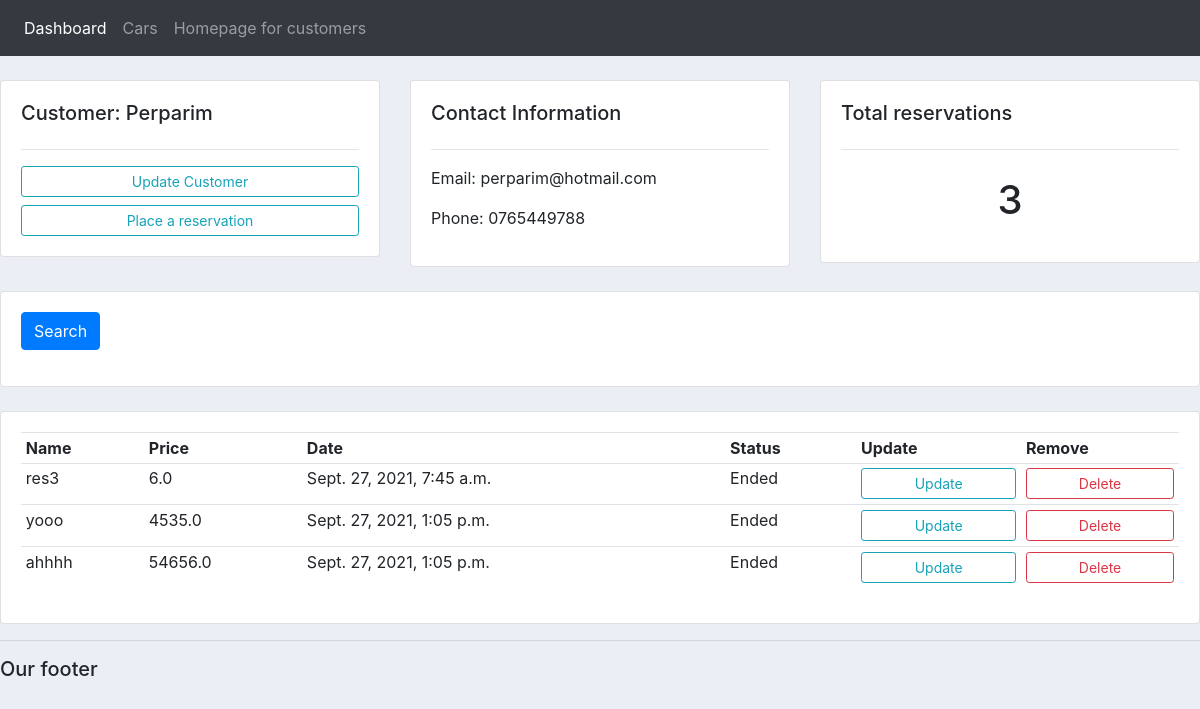
The page /customers/3/ on the database its author committed.
### dashboard/models.py (models this page shows, shortened)
class Customer(models.Model):
    name = models.CharField(max_length=200, null=True)
    phone = models.CharField(max_length=200, null=True)
    email = models.CharField(max_length=200, null=True)
    date_created = models.DateTimeField(auto_now_add=True, null=True)

class Reservation(models.Model):
    STATUS = (
        ('Pending', 'Pending'),
        ('In progress', 'In progress'),
        ('Ended', 'Ended'),
    )
    name = models.CharField(max_length=200, null=True)
    price = models.FloatField(null=True)
    description = models.CharField(max_length=200, null=True)
    date_created = models.DateTimeField(auto_now_add=True, null=True)
    status = models.CharField(max_length=200, null=True, choices=STATUS)
    customer = models.ForeignKey(Customer, null=True, on_delete=models.SET_NULL)
    car = models.ForeignKey(Car, null=True, on_delete=models.SET_NULL)

### dashboard/views.py (the view)
# urls.py: path('customers/<str:pk>/', views.customers, name='customers'),
def customers(request, pk):
    customer = Customer.objects.get(id=pk)
    reservation = customer.reservation_set.all()
    reservation_count = reservation.count()
    context = {'customer': customer, 'reservation': reservation, 'reservation_count': reservation_count}
    return render(request, 'dashboard/customers.html', context)

### dashboard/templates/dashboard/customers.html
{% extends 'dashboard/main.html' %}
{% block content %}
	<br>
<div class="row">
	<div class="col-md">
		<div class="card card-body">
			<h5>Customer: {{customer.name}}</h5>
			<hr>
			<a class="btn btn-outline-info  btn-sm btn-block" href="">Update Customer</a>
			<a class="btn btn-outline-info  btn-sm btn-block" href="{url 'createReservation' customer.id}">Place a reservation</a>
		</div>
	</div>
	<div class="col-md">
		<div class="card card-body">
			<h5>Contact Information</h5>
			<hr>
			<p>Email: {{customer.email}}</p>
			<p>Phone: {{customer.phone}}</p>
		</div>
	</div>
	<div class="col-md">
		<div class="card card-body">
			<h5>Total reservations</h5>
			<hr>
			<h1 style="text-align: center;padding: 10px">{{reservation_count}}</h1>
		</div>
	</div>
</div>
<br>
<div class="row">
	<div class="col">
		<div class="card card-body">
			<form method="get">
		    <button class="btn btn-primary" type="submit">Search</button>
		  </form>
		</div>
	</div>
</div>
<br>
<div class="row">
	<div class="col-md">
		<div class="card card-body">
			<table class="table table-sm">
				<tr>
					<th>Name</th>
					<th>Price</th>
					<th>Date</th>
					<th>Status</th>
					<th>Update</th>
					<th>Remove</th>
				</tr>
				{% for i in reservation %}
				<tr>
					<td>{{i.name}}</td>
					<td>{{i.price}}</td>
					<td>{{i.date_created}}</td>
					<td>{{i.status}}</td>
					<td><a class="btn btn-outline-info  btn-sm btn-block" href="{% url 'updateReservation' i.id%}">Update</a></td>
					<td><a class="btn btn-outline-danger  btn-sm btn-block" href="{% url 'deleteReservation' i.id%}">Delete</a></td>
				</tr>
				{% endfor %}
			</table>
		</div>
	</div>
</div>
{% endblock %}

### static/css/main.css (style rules this page uses)
body { background-color: #ebeff5; }

### rows shown on the page
Customer: name "Perparim", email "perparim@hotmail.com", phone "0765449788"
Reservation: name "res3", price "6.0", date_created "Sept. 27, 2021, 7:45 a.m.", status "Ended"
Reservation: name "yooo", price "4535.0", date_created "Sept. 27, 2021, 1:05 p.m.", status "Ended"
Reservation: name "ahhhh", price "54656.0", date_created "Sept. 27, 2021, 1:05 p.m.", status "Ended"

### other values the page prints
{{ reservation_count }} "3"
